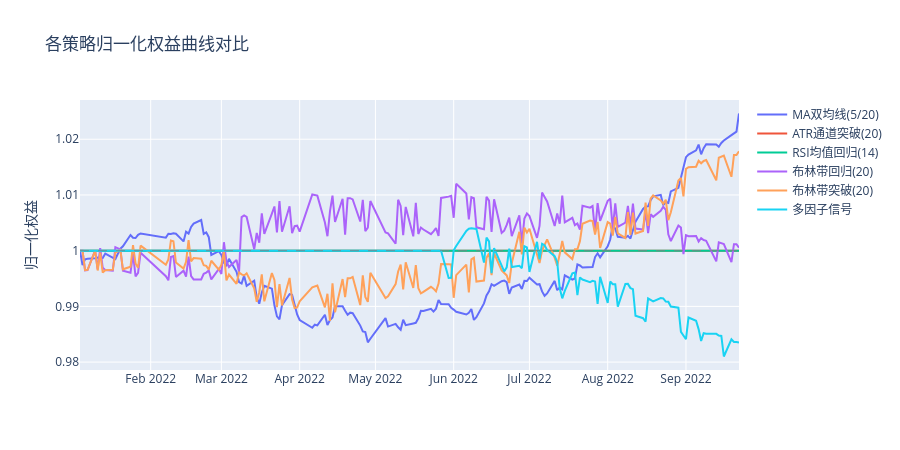

The cell this chart's notebook holds for it:
### Markdown cell above
## 5. 权益曲线对比

### Code cell
fig = go.Figure()
for name, result in results.items():
    eq = result.account.equity_curve().resample('1D').last().dropna()
    # 归一化为初始资金 = 1
    eq_norm = eq / CONFIG.initial_capital
    fig.add_trace(go.Scatter(x=eq_norm.index, y=eq_norm.values, name=name, mode='lines'))

fig.add_hline(y=1.0, line_dash='dash', line_color='gray', line_width=0.8)
fig.update_layout(
    title='各策略归一化权益曲线对比',
    yaxis_title='归一化权益', height=450,
    hovermode='x unified'
)
fig.show()

### Figure 1 — Plotly figure (JSON) as saved in the notebook; plotly's stock layout.template omitted (floating-point values rounded to 4 significant figures; data arrays with more than 128 entries replaced by an {"elided": "..."} marker saying what was removed)
{"data": [{"mode": "lines", "name": "MA双均线(5/20)", "type": "scatter", "x": {"elided": "176 str values"}, "y": {"elided": "176 float values"}}, {"mode": "lines", "name": "ATR通道突破(20)", "type": "scatter", "x": {"elided": "176 str values"}, "y": {"elided": "176 float values"}}, {"mode": "lines", "name": "RSI均值回归(14)", "type": "scatter", "x": {"elided": "176 str values"}, "y": {"elided": "176 float values"}}, {"mode": "lines", "name": "布林带回归(20)", "type": "scatter", "x": {"elided": "176 str values"}, "y": {"elided": "176 float values"}}, {"mode": "lines", "name": "布林带突破(20)", "type": "scatter", "x": {"elided": "176 str values"}, "y": {"elided": "176 float values"}}, {"mode": "lines", "name": "多因子信号", "type": "scatter", "x": {"elided": "176 str values"}, "y": {"elided": "176 float values"}}], "layout": {"height": 450, "hovermode": "x unified", "shapes": [{"line": {"color": "gray", "dash": "dash", "width": 0.8}, "type": "line", "x0": 0, "x1": 1, "xref": "x domain", "y0": 1, "y1": 1, "yref": "y"}], "title": {"text": "各策略归一化权益曲线对比"}, "yaxis": {"title": {"text": "归一化权益"}}}}
